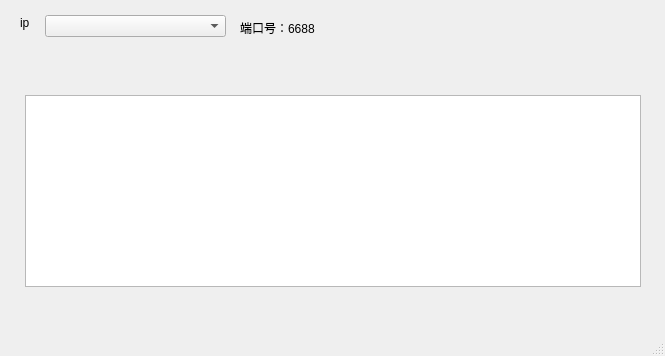
<?xml version="1.0" encoding="UTF-8"?>
<ui version="4.0">
 <class>MainWindow</class>
 <widget class="QMainWindow" name="MainWindow">
  <property name="geometry">
   <rect>
    <x>0</x>
    <y>0</y>
    <width>665</width>
    <height>356</height>
   </rect>
  </property>
  <property name="windowTitle">
   <string>云度网盘</string>
  </property>
  <widget class="QWidget" name="centralwidget">
   <widget class="QLabel" name="label">
    <property name="geometry">
     <rect>
      <x>240</x>
      <y>15</y>
      <width>111</width>
      <height>26</height>
     </rect>
    </property>
    <property name="text">
     <string>端口号：6688</string>
    </property>
   </widget>
   <widget class="QComboBox" name="comboBox">
    <property name="geometry">
     <rect>
      <x>45</x>
      <y>15</y>
      <width>181</width>
      <height>22</height>
     </rect>
    </property>
   </widget>
   <widget class="QLabel" name="label_2">
    <property name="geometry">
     <rect>
      <x>20</x>
      <y>15</y>
      <width>21</width>
      <height>16</height>
     </rect>
    </property>
    <property name="text">
     <string>ip</string>
    </property>
   </widget>
   <widget class="QTextBrowser" name="textBrowser">
    <property name="geometry">
     <rect>
      <x>25</x>
      <y>95</y>
      <width>616</width>
      <height>192</height>
     </rect>
    </property>
   </widget>
  </widget>
  <widget class="QMenuBar" name="menubar">
   <property name="geometry">
    <rect>
     <x>0</x>
     <y>0</y>
     <width>665</width>
     <height>21</height>
    </rect>
   </property>
  </widget>
  <widget class="QStatusBar" name="statusbar"/>
 </widget>
 <resources/>
 <connections/>
</ui>
